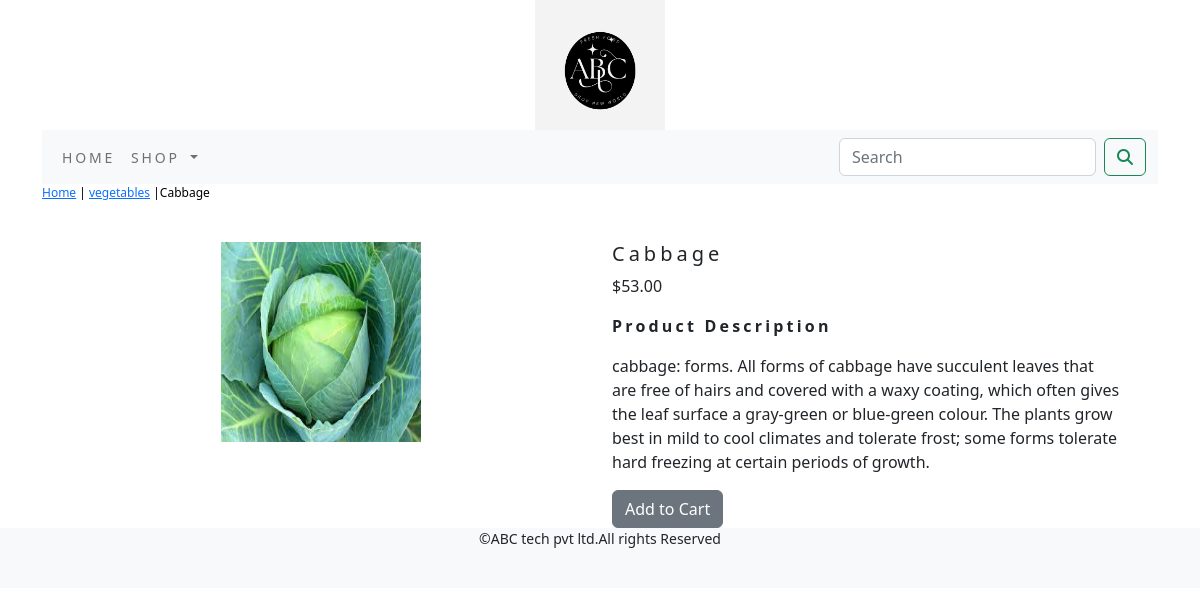
/ecommerce_app/vegetables/cabbage/, run on the app's committed database.
### ecommerce_app/models.py (models this page shows, shortened)
class Product(models.Model):
    name=models.CharField(max_length=250,unique=True)
    slug=models.SlugField(max_length=250,unique=True)
    description=models.TextField(blank=True)
    price=models.DecimalField(max_digits=10,decimal_places=2)
    category=models.ForeignKey(Category,on_delete=models.CASCADE)
    image=models.ImageField(upload_to="category",blank=True)
    stock=models.IntegerField()
    available=models.BooleanField(default=True)
    created=models.DateTimeField(auto_now_add=True)
    updated=models.DateTimeField(auto_now=True)
    class Meta:
        ordering=('name',)
        verbose_name='product'
        verbose_name_plural='products'

class Category(models.Model):
    name=models.CharField(max_length=250,unique=True)
    slug=models.SlugField(max_length=250,unique=True)
    description=models.TextField(blank=True)
    image=models.ImageField(upload_to="category",blank=True)
    class Meta:
        ordering=('name',)
        verbose_name='category'
        verbose_name_plural=  'categories'
    def get_url(self):
        return reverse('ecommerce_app:products_by_category',args=[self.slug])
    def __str__(self):
        return '{}'.format(self.name)

### ecommerce_app/views.py (the view)
# urls.py: path('<slug:c_slug>/<slug:product_slug>/', views.proDetail, name='prodCatdetail'),
def proDetail(request,c_slug,product_slug):
    try:
        product=Product.objects.get(category__slug=c_slug,slug=product_slug)
    except Exception as e:
        raise e
    return render(request,'product.html',{'product':product})

### cart/context_processors.py (called while the page is built)
def counter(request):
    item_count=0
    if 'admin' in request.path:
        return {}
    else:
        try:
            cart=Cart.objects.filter(cart_id=_cart_id(request))
            cart_items=CartItem.objects.all().filter(cart=cart[:1])
            for cart_item in cart_items:
                item_count +=cart_item.quantity
        except Cart.DoesnotExist:
            item_count =0
    return dict(item_count=item_count)

### cart/views.py (called while the page is built)
def _cart_id(request):
    cart=request.session.session_key
    if not cart:
        cart=request.session.create()
    return  cart

### ecommerce_app/context_processors.py (called while the page is built)
def menu_links(request):
    links=Category.objects.all()
    return dict(links=links)

### templates/product.html (shortened to what this page needs)
{% extends 'base.html' %}
{% load static %}
{% block content %}
<div class="row my_prod_row_class">
    <div class="mx_auto">
        <p> <a href="{% url 'ecommerce_app:allProdCat' %}">Home</a> | <a href="{{product.category.get_url}}">{{product.category}}</a> |{{product.name}}</p>
    </div>
</div>
<div class="container">
<br>
<div class="row">
    <div class="col-12 col-sm-12 col-md-12 col-lg-6 text-center">
        <div style="min-width:18rem">
            <img src="{{product.image.url}}" alt="{{product.name}}"  width="200px" height="200px">
        </div>
    </div>
        <div class="col-12 col-sm-12 col-md-12 col-lg-6">
            <div>
            <h1 class="my_prod_title">{{product.name}}</h1>
            <p>${{product.price}}</p>
            <p class="my_title"><b> Product Description </b></p>
            <p class="text-justify my_prod_text">{{product.description}}</p>
            {% if product.stock <= 0 %}
            <p class="text-justify my_prod_text"><b>Out of stock</b></p>
            {% else %}
            <a  class="btn btn-secondary" href="{% url 'cart:add_cart' product.id %}" >Add to Cart</a>
            {% endif %}
        </div>
    </div>
</div>
</div>
{% endblock %}

### static/css/custom.css (style rules this page uses)
body { font-family: 'Roboto', sans-serif; font-family: 'Roboto Condensed', sans-serif; }
.my_title { font-size:16px; text_transform:uppercase; letter-spacing:.2em; }
.my_prod_row_class { padding_top:15px; padding_bottom:20px; }
.my_prod_row_class .mx_auto { color:#000; font-size:12px; text_decoration:none; }
.my_prod_title { font-size:20px; text_transform:uppercase; letter-spacing:.2em; padding_top:15px; padding_bottom:10px; }
.my_prod_text { padding-right:25px; }
,custom_a { text_decoration:none; }

### data on the page
Product: category "vegetables", name "Cabbage", image (picture), price "53.00", description "cabbage: forms. All forms of cabbage have succulent leaves that are free of hairs and covered with a waxy coating, which often gives the leaf surface a gray-green or blue-green colour. The plants grow best in mild to cool climates and tolerate frost; some forms tolerate hard freezing at certain periods of growth."
